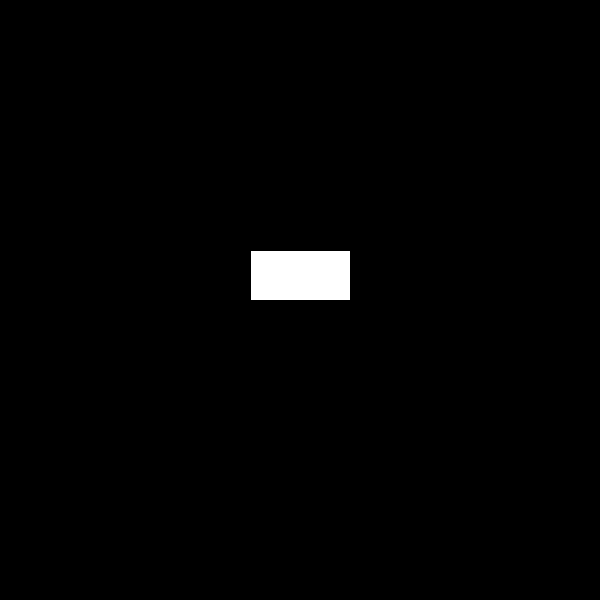
Frame 1 (no input)
Frame 60 (the mouse pressed at the canvas centre just before this capture): identical to frame 1, image omitted
Frame 120 (the mouse held since frame 60 and released just before this capture): identical to frame 1, image omitted

The Processing sketch that drew this single still picture (run headless with seeded random() and noise(); from frame 60 on, the mouse is pressed at the canvas centre):

// Processing sketch: Lesson10
// ── Lesson10.pde
int squareHorizontalPoz;
int squareVerticalPoz;

void setup () {
  squareHorizontalPoz = 250;
  squareVerticalPoz = 250;
  size(600, 600);
}

void draw () {
  background(0);
  rect(squareHorizontalPoz, squareVerticalPoz, 100, 50);
  if (keyPressed == true) {
    
    if (key == 'l') {
      background(255, 0, 0);
    }
    
    if (key == ';') {
      background(0, 255, 0);
    }
    
    if (key == 'k') {
      background(0, 0, 255);
    }
    
    if (key == ',') {
      fill(255, 0, 0);
    }
    
    if (key == '.') {
      fill(0, 255, 0);
    }
    
    if (key == '/') {
      fill(255, 255, 0);
    }
    
    if (key == 'a') {
      squareHorizontalPoz = squareHorizontalPoz - 2;
    }
    
    if (key == 'd') {
      squareHorizontalPoz = squareHorizontalPoz + 2;
    }
    
    if (key == 'w') {
      squareVerticalPoz = squareVerticalPoz - 2;
    }
    
    if (key == 's') {
      squareVerticalPoz = squareVerticalPoz + 2;
    }
  }
}
